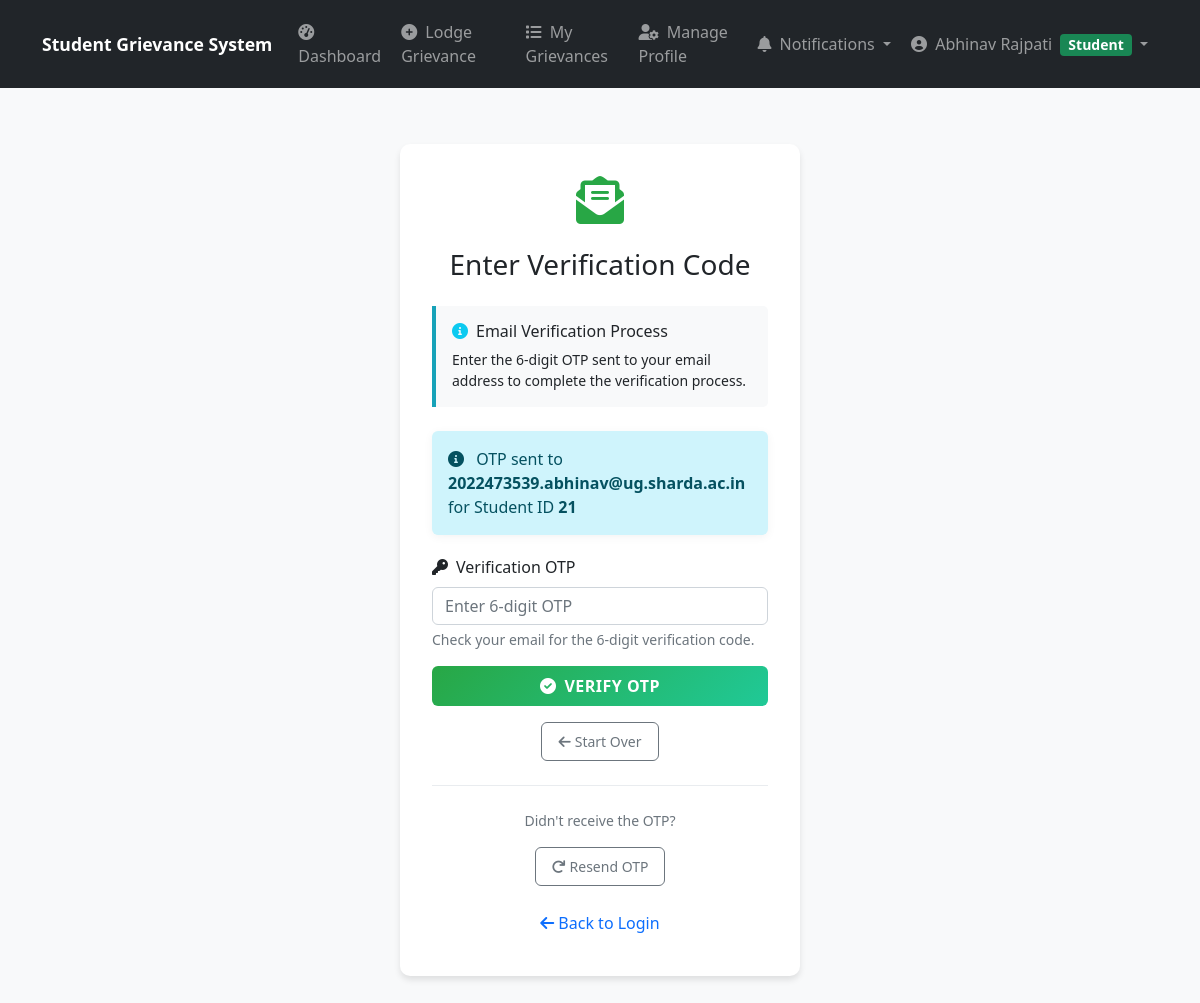
The page /api/auth/resend-verification-otp/ (signed in) on the database its author committed.
### apps/authentication/models.py (models this page shows, shortened)
class User(AbstractBaseUser, PermissionsMixin):
    ROLE_CHOICES = [
        ('student', 'Student'),
        ('admin', 'Admin'),
        ('superadmin', 'Super Admin'),
        ('officer', 'Grievance Officer'),
    ]
    email = models.EmailField(unique=True)  # STRING - Unique email address
    role = models.CharField(max_length=20, choices=ROLE_CHOICES, default='student')  # STRING - User role (e.g., 'student')
    created_at = models.DateTimeField(auto_now_add=True)  # DATETIME - Timestamp of registration
    is_active = models.BooleanField(default=True)
    is_staff = models.BooleanField(default=False)
    is_email_verified = models.BooleanField(default=False)
    deactivation_reason = models.TextField(blank=True, null=True, help_text="Reason for account deactivation")
    objects = UserManager()
    USERNAME_FIELD = 'email'
    REQUIRED_FIELDS = []
    def get_display_name(self):
        if hasattr(self, 'student_profile') and self.student_profile.name:
            return self.student_profile.name
        return self.email
    @property
    def is_student(self):
        return self.role == 'student'
    @property
    def is_admin(self):
        return self.role in ['admin', 'superadmin', 'officer']
    @property
    def is_superadmin(self):
        return self.role == 'superadmin'

### apps/students/models.py (models this page shows, shortened)
class StudentProfile(models.Model):
    user = models.OneToOneField(settings.AUTH_USER_MODEL, on_delete=models.CASCADE, related_name='student_profile')
    name = models.CharField(max_length=100, blank=True, null=True)  # Full name of the student (nullable for migration)
    student_id = models.CharField(max_length=50, unique=True)  # Student enrollment Id
    school = models.CharField(max_length=200)  # Name of the School (required)
    department = models.CharField(max_length=100)  # Department name (required)
    contact_no = models.CharField(max_length=15, blank=True, null=True)  # Contact number (nullable for migration)
    created_at = models.DateTimeField(auto_now_add=True)
    updated_at = models.DateTimeField(auto_now=True)
    class Meta:
        verbose_name = "Student Profile"
        verbose_name_plural = "Student Profiles"

### apps/authentication/views.py (the view, shortened to what this page needs)
# urls.py: path('resend-verification-otp/', views.resend_verification_otp_view, name='resend_verification_otp'),
def resend_verification_otp_view(request):
    return render(request, 'authentication/verify_student_email.html')

### apps/students/context_processors.py (called while the page is built)
def student_notifications(request):
    if request.user.is_authenticated and request.user.is_student:
        notifications = get_student_notifications(request.user)
        return {
            'student_notifications': notifications,
            'notifications_count': len(notifications)
        }
    return {
        'student_notifications': [],
        'notifications_count': 0
    }

### templates/authentication/verify_student_email.html (shortened to what this page needs)
{% extends 'base.html' %}
{% load static %}
{% block content %}
<div class="container-fluid">
    <div class="row justify-content-center">
        <div class="col-12">
            <div class="verification-form">
                <div class="verification-icon">
                    <i class="fas fa-envelope-open-text"></i>
                </div>
                <h3 class="text-center mb-4">
                    {% if not request.session.verification_student_id %}
                    Student Email Verification
                    {% else %}
                    Enter Verification Code
                    {% endif %}
                </h3>
                <div class="verification-info">
                    <h6><i class="fas fa-info-circle text-info me-2"></i>Email Verification Process</h6>
                    {% if not request.session.verification_student_id %}
                    <p class="mb-0 small">Enter your Student ID and email address to receive a verification OTP. This works for both new registrations and existing accounts that need email verification.</p>
                    {% else %}
                    <p class="mb-0 small">Enter the 6-digit OTP sent to your email address to complete the verification process.</p>
                    {% endif %}
                </div>
                <form method="post" action="{% url 'authentication:verify_student_email' %}" id="verificationForm">
                    {% if not request.session.verification_student_id %}
                    <input type="hidden" name="action" value="send_otp">
                    <div class="mb-3">
                        <label for="student_id" class="form-label">
                            <i class="fas fa-user me-2"></i>Student ID
                        </label>
                        <input type="text"
                               class="form-control"
                               id="student_id"
                               name="student_id"
                               placeholder="Enter your Student ID"
                               required>
                    </div>
                    <div class="mb-3">
                        <label for="email" class="form-label">
                            <i class="fas fa-envelope me-2"></i>Email Address
                        </label>
                        <input type="email"
                               class="form-control"
                               id="email"
                               name="email"
                               placeholder="Enter your email address"
                               required>
                        <div class="form-text">Enter the email address you used during registration.</div>
                    </div>
                    <button type="submit" class="btn btn-verify btn-primary w-100">
                        <i class="fas fa-paper-plane me-2"></i>Send OTP
                    </button>
                    {% else %}
                    <div class="alert alert-info">
                        <i class="fas fa-info-circle me-2"></i>
                        OTP sent to <strong>{{ request.session.verification_email }}</strong> for Student ID <strong>{{ request.session.verification_student_id }}</strong>
                    </div>
                    <div class="mb-3">
                        <label for="otp" class="form-label">
                            <i class="fas fa-key me-2"></i>Verification OTP
                        </label>
                        <input type="text"
                               class="form-control"
                               id="otp"
                               name="otp"
                               placeholder="Enter 6-digit OTP"
                               maxlength="6"
                               pattern="[0-9]{6}"
                               required
                               autofocus>
                        <div class="form-text">Check your email for the 6-digit verification code.</div>
                    </div>
                    <button type="submit" class="btn btn-verify btn-primary w-100">
                        <i class="fas fa-check-circle me-2"></i>Verify OTP
                    </button>
                    <div class="text-center mt-3">
                        <a href="{% url 'authentication:clear_verification_session' %}" class="btn btn-outline-secondary btn-sm">
                            <i class="fas fa-arrow-left me-1"></i>Start Over
                        </a>
                    </div>
                    {% endif %}
                </form>
                {% if request.session.verification_student_id %}
                <div class="resend-section">
                    <p class="text-muted small">Didn't receive the OTP?</p>
                    <form method="post" action="{% url 'authentication:verify_student_email' %}" class="d-inline">
                        <button type="submit" class="btn btn-outline-secondary btn-sm">
                            <i class="fas fa-redo me-1"></i>Resend OTP
                        </button>
                    </form>
                </div>
                {% endif %}
                <div class="text-center mt-3">
                    <a href="{% url 'authentication:login_view' %}" class="btn btn-link text-decoration-none">
                        <i class="fas fa-arrow-left me-1"></i>Back to Login
                    </a>
                </div>
            </div>
        </div>
    </div>
</div>
{% endblock %}

### templates/base.html (shortened to what this page needs)
{% load static %}
<!DOCTYPE html>
<html lang="en">
<head>
    <link href="https://cdn.jsdelivr.net/npm/bootstrap@5.1.3/dist/css/bootstrap.min.css" rel="stylesheet">
    <link rel="stylesheet" href="https://cdnjs.cloudflare.com/ajax/libs/font-awesome/6.0.0/css/all.min.css">
    <link rel="stylesheet" href="{% static 'css/style.css' %}">
</head>
<body>
    <nav class="navbar navbar-expand-lg navbar-dark bg-dark">
        <div class="container">
            {% if user.is_authenticated %}
                {% if user.is_admin %}
                    <a class="navbar-brand" href="{% url 'admin_panel:dashboard' %}">
                        <i class="fas fa-graduation-cap d-inline d-lg-none me-2"></i>
                        <span class="d-none d-sm-inline">Student Grievance System</span>
                        <span class="d-inline d-sm-none">SGS</span>
                    </a>
                {% elif user.is_student %}
                    <a class="navbar-brand" href="{% url 'students:dashboard' %}">
                        <span class="d-none d-sm-inline">Student Grievance System</span>
                    </a>
                {% else %}
                    <a class="navbar-brand" href="{% url 'authentication:login_view' %}">
                        <i class="fas fa-graduation-cap d-inline d-lg-none me-2"></i>
                        <span class="d-none d-sm-inline">Student Grievance System</span>
                        <span class="d-inline d-sm-none">SGS</span>
                    </a>
                {% endif %}
            {% else %}
                <a class="navbar-brand" href="{% url 'authentication:login_view' %}">
                    <i class="fas fa-graduation-cap d-inline d-lg-none me-2"></i>
                    <span class="d-none d-sm-inline">Student Grievance System</span>
                    <span class="d-inline d-sm-none">SGS</span>
                </a>
            {% endif %}
            {% if user.is_authenticated %}
            <div class="collapse navbar-collapse" id="navbarNav">
            <div class="navbar-nav me-auto">
                {% if user.is_student %}
                <a class="nav-link" href="{% url 'students:dashboard' %}">
                    <i class="fas fa-tachometer-alt me-1"></i>
                    <span class="d-lg-inline d-none">Dashboard</span>
                </a>
                <a class="nav-link" href="{% url 'grievances:submit_grievance' %}">
                    <i class="fas fa-plus-circle me-1"></i>
                    <span class="d-lg-inline d-none">Lodge Grievance</span>
                </a>
                <a class="nav-link" href="{% url 'students:grievances' %}">
                    <i class="fas fa-list me-1"></i>
                    <span class="d-lg-inline d-none">My Grievances</span>
                </a>
                <a class="nav-link" href="{% url 'students:profile' %}">
                    <i class="fas fa-user-cog me-1"></i>
                    <span class="d-lg-inline d-none">Manage Profile</span>
                </a>
                {% endif %}
            </div>
            <div class="navbar-nav ms-auto">
                {% if user.is_student %}
                <div class="nav-item dropdown">
                    <a class="nav-link dropdown-toggle position-relative" href="#" id="notificationsDropdown" role="button" data-bs-toggle="dropdown" aria-expanded="false">
                        <i class="fas fa-bell"></i>
                        <span class="d-none d-sm-inline ms-1">Notifications</span>
                    </a>
                </div>
                {% endif %}
                <div class="nav-item dropdown">
                    <a class="nav-link dropdown-toggle" href="#" id="userDropdown" role="button" data-bs-toggle="dropdown" aria-expanded="false">
                        <i class="fas fa-user-circle me-1"></i>
                        <span class="d-none d-sm-inline">{{ user.get_display_name }}</span>
                        {% if user.is_superadmin %}
                            <span class="badge bg-danger ms-1">Superadmin</span>
                        {% elif user.role == 'officer' %}
                            <span class="badge bg-info ms-1">Grievance Officer</span>
                        {% elif user.is_student %}
                            <span class="badge bg-success ms-1">Student</span>
                        {% endif %}
                    </a>
                </div>
            </div>
            </div>
            {% endif %}
        </div>
    </nav>
    <main class="{% if request.resolver_match.app_name == 'admin_panel' %}container-fluid{% else %}container{% endif %} mt-4">
        {% block content %}
        {% endblock %}
    </main>
</body>
</html>

### static/css/style.css (style rules this page uses)
body { background-color: #f8f9fa; font-family: 'Segoe UI', Tahoma, Geneva, Verdana, sans-serif; }
.navbar-brand { font-weight: bold; font-size: 1.1rem; }
.alert { border-radius: 6px; margin-bottom: 20px; border: none; box-shadow: 0 2px 10px rgba(0, 0, 0, 0.05); }
.btn { border-radius: 6px; padding: 8px 16px; }
.btn-primary { background-color: #007bff; border-color: #007bff; }
.badge { font-size: 0.875em; padding: 4px 8px; }
.navbar { padding: 0.75rem 0; }
.navbar-nav .nav-link { padding: 0.5rem 1rem; border-radius: 4px; margin: 0 0.125rem; transition: all 0.3s ease; }
.row { margin-left: -0.75rem; margin-right: -0.75rem; }
.row > * { padding-left: 0.75rem; padding-right: 0.75rem; }
.form-control { border-radius: 6px; border: 1px solid #ced4da; font-size: 1rem; transition: all 0.3s ease; }
@media (min-width: 1200px) { .container { max-width: 1140px; } }

### templates/authentication/verify_student_email.html (style rules this page uses)
.verification-form { max-width: 400px; margin: 2rem auto; padding: 2rem; box-shadow: 0 4px 6px rgba(0, 0, 0, 0.1); border-radius: 10px; background: white; }
.verification-icon { text-align: center; margin-bottom: 1.5rem; }
.verification-icon i { font-size: 3rem; color: #28a745; }
.btn-verify { background: linear-gradient(135deg, #28a745, #20c997); border: none; font-weight: 600; text-transform: uppercase; letter-spacing: 0.5px; }
.verification-info { background: #f8f9fa; border-left: 4px solid #17a2b8; padding: 1rem; margin-bottom: 1.5rem; border-radius: 0 5px 5px 0; }
.resend-section { text-align: center; margin-top: 1.5rem; padding-top: 1.5rem; border-top: 1px solid #e9ecef; }

### rows shown on the page
User: get_display_name "Abhinav Rajpati", session.verification_email "2022473539.abhinav@ug.sharda.ac.in"

### other values the page prints
{{ request.session.verification_student_id }} "21"
